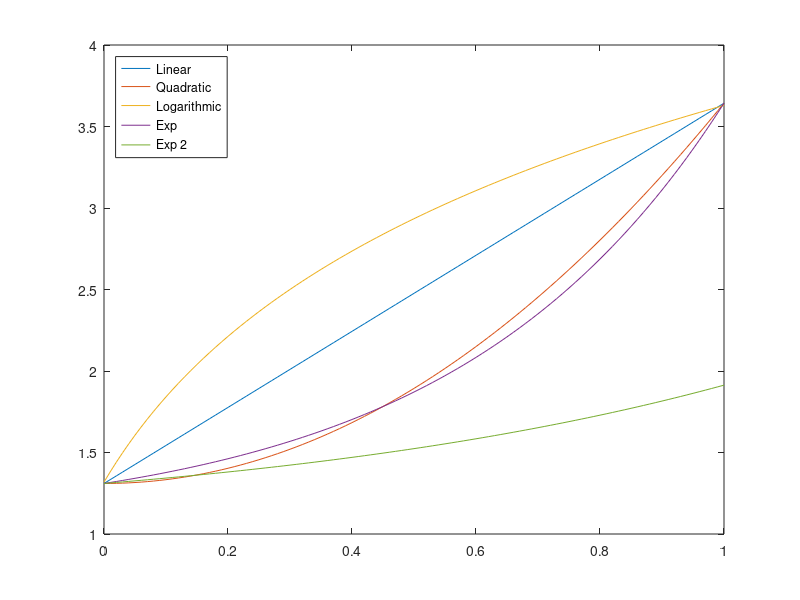
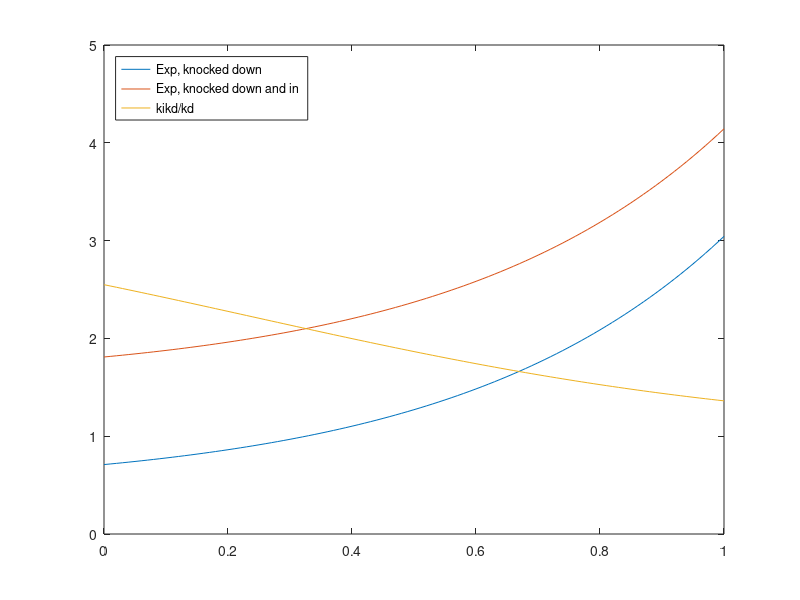
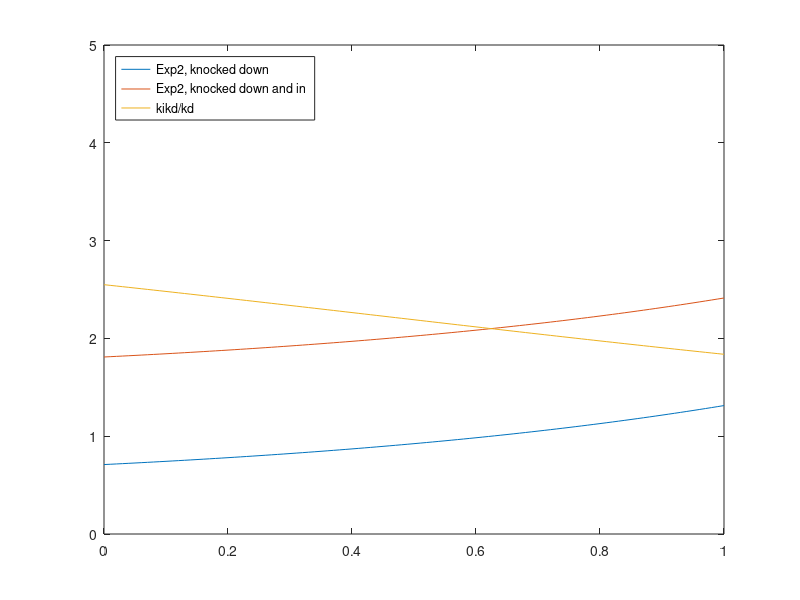

Reproduce these figures in MATLAB, in order.
% Equations used in my modelling. See tissue.h and
% guidingtissue::exponential_expression and similar

x = [0:0.01:1];

_exp = 0.26 .* exp (2.3.*x) + 1.05;
_exp2 = 0.26 .* exp (1.2.*x) + 1.05;
_log = 2.32 + 1.29 .* log (2.3 .* (x+0.2));
_quad = 1.31 + 2.333 .* x .* x;
_lin = 1.31 + 2.333 .* x;

ki = 1.1
kd = 0.6

_exp_ki = _exp + ki;
_exp_ki_kd = _exp_ki - kd;
_exp_kd = _exp - kd;

_exp2_ki = _exp2 + ki;
_exp2_ki_kd = _exp2_ki - kd;
_exp2_kd = _exp2 - kd;

figure(1); clf;
plot (x, _lin);
hold on;
plot (x, _quad);
plot (x, _log);
plot (x, _exp);
plot (x, _exp2);
lg = legend (['Linear';'Quadratic';'Logarithmic';'Exp';'Exp 2'],'Location','NorthWest');

figure(2); clf;
plot (x, _exp_kd);
hold on;
plot (x, _exp_ki_kd);
plot (x, _exp_ki_kd./_exp_kd);
ylim([0,5]);
lg = legend (['Exp, knocked down';'Exp, knocked down and in';'kikd/kd'],'Location','NorthWest');

figure(3); clf;
plot (x, _exp2_kd);
hold on;
plot (x, _exp2_ki_kd);
plot (x, _exp2_ki_kd./_exp2_kd);
ylim([0,5]);
lg = legend (['Exp2, knocked down';'Exp2, knocked down and in';'kikd/kd'],'Location','NorthWest');
